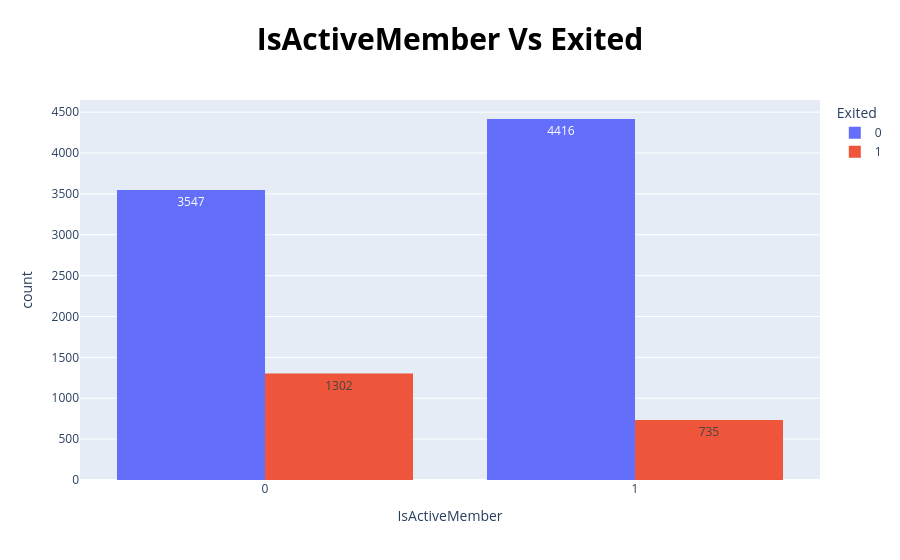

Write notebook code for a chart like this one.
### Markdown cell above
79.6 % of customers continue their relationship.
20.4 % of customeres leave the bank

### Code cell
algorithm.pie_chart('IsActiveMember' , data_frame)
algorithm.bar_pixel_plot(data_frame , 'IsActiveMember' , 'Exited')

### Figure 1 — Plotly figure (JSON) as saved in the notebook; plotly's stock layout.template omitted (floating-point values rounded to 4 significant figures)
{"data": [{"alignmentgroup": "True", "bingroup": "x", "histfunc": "sum", "hovertemplate": "Exited=0<br>IsActiveMember=%{x}<br>sum of count=%{y}<extra></extra>", "legendgroup": "0", "marker": {"color": "#636efa", "pattern": {"shape": ""}}, "name": "0", "offsetgroup": "0", "orientation": "v", "showlegend": true, "texttemplate": "%{value}", "type": "histogram", "x": [0, 1], "xaxis": "x", "y": [3547, 4416], "yaxis": "y"}, {"alignmentgroup": "True", "bingroup": "x", "histfunc": "sum", "hovertemplate": "Exited=1<br>IsActiveMember=%{x}<br>sum of count=%{y}<extra></extra>", "legendgroup": "1", "marker": {"color": "#EF553B", "pattern": {"shape": ""}}, "name": "1", "offsetgroup": "1", "orientation": "v", "showlegend": true, "texttemplate": "%{value}", "type": "histogram", "x": [0, 1], "xaxis": "x", "y": [1302, 735], "yaxis": "y"}], "layout": {"barmode": "group", "legend": {"title": {"text": "Exited"}, "tracegroupgap": 0}, "title": {"font": {"color": "black", "size": 30}, "text": "<b>IsActiveMember Vs Exited", "x": 0.5}, "xaxis": {"anchor": "y", "domain": [0, 1], "title": {"text": "IsActiveMember"}}, "yaxis": {"anchor": "x", "domain": [0, 1], "title": {"text": "count"}}}}
